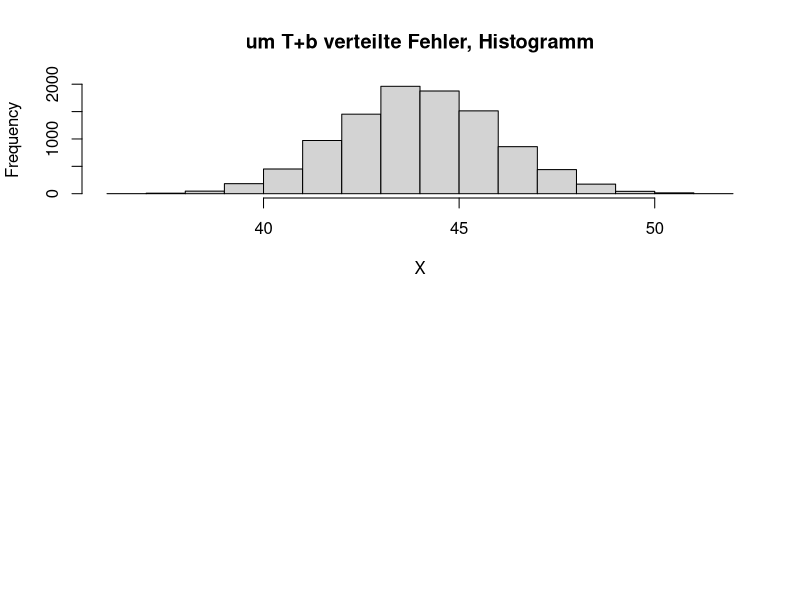

This chart was generated by the following R code: (Note: this script raises an error after producing the figure.)
##Simulieren einer Beobachtung, die verzerrt und zufallsbehafter ist.
## X = T + b + E
##Annahme: Wahre Grösse T, Bias b und (Zufalls)-messfehler sigma. Das heisst, Zufallsfehler kommt aus einer Verteilung mit Standardabweichung=sigma.
Truth <- 40
b <- 4
sigma <- 2
## Beobachtung ist Summe aus T, b und E
X <- Truth + b + rnorm(n = 1, mean = 0, sd = sigma)  ##Eine Beobachtung
X
##################################################
X <- Truth + b + rnorm(n = 10000, mean = 0, sd = sigma)  ##zehntausend Beobachtungen
summary(X) ##Der Durchschnitt ist bei T+b, die Streuung bei sigma
mean(X)
sd(X)
par(mfrow = c(2,1)) ##zwei Plots in einer Graphik
hist(X, main = "um T+b verteilte Fehler, Histogramm")
abline(v = Ttruth + b, col = "blue", lwd = 3)
boxplot(X, horizontal = TRUE, main = "um T+b verteilte Fehler, Boxplot")
abline(v = Truth + b, col = "blue", lwd = 3)
abline(v = Truth, col = "red", lwd = 3)
